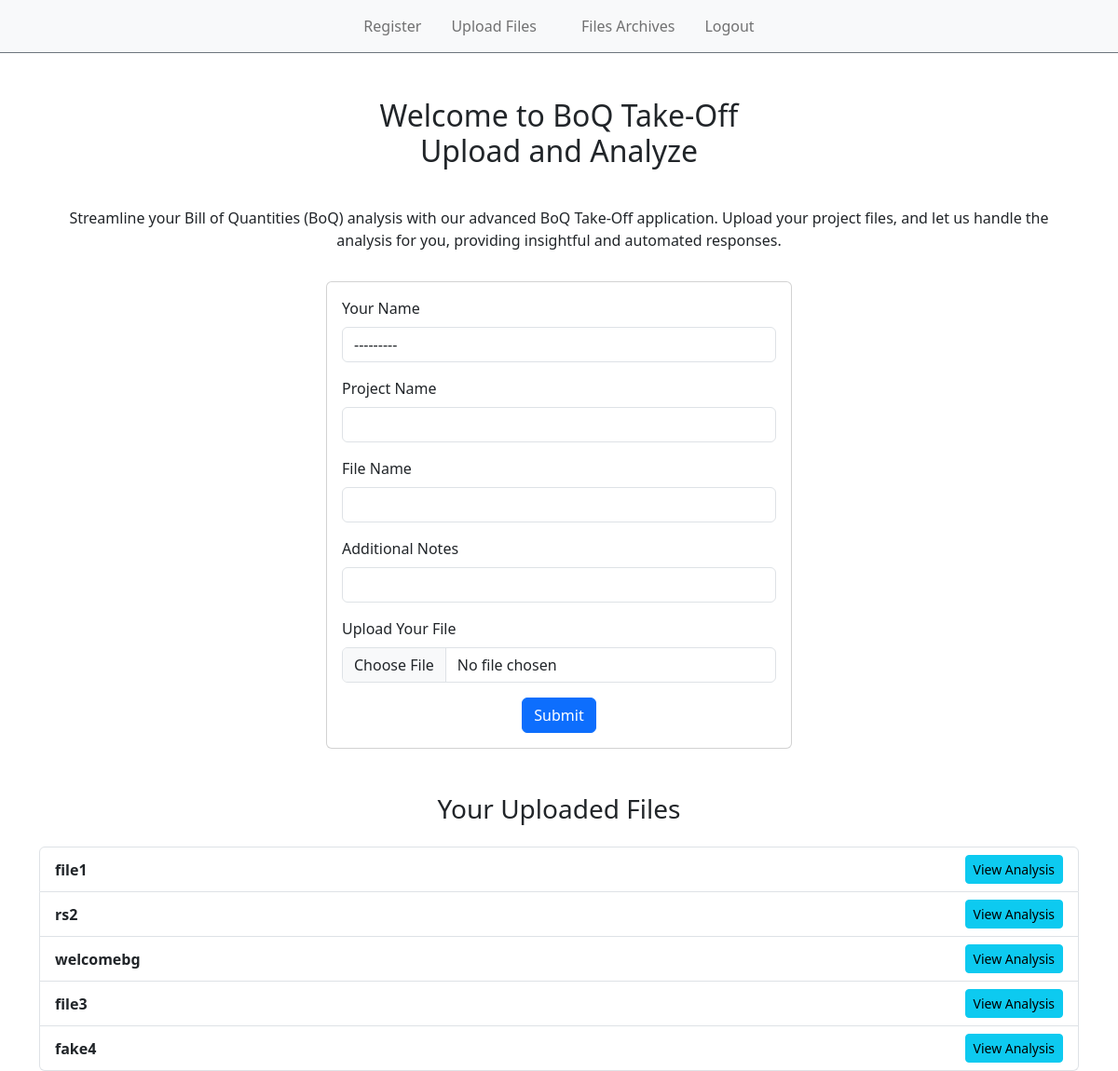
/homepage/ (signed in), run on an earlier commit of the app's database.
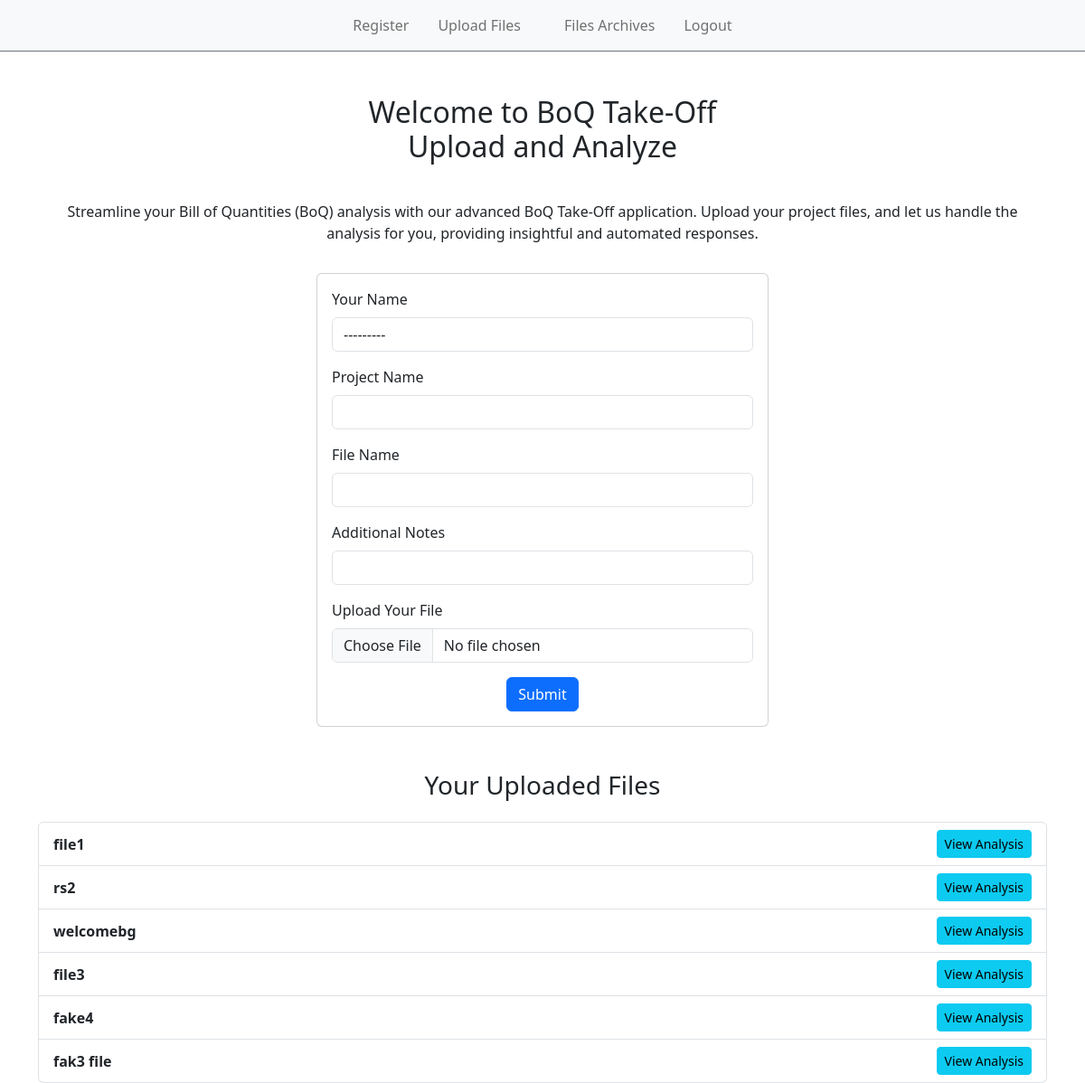
And on a later commit of the database.
### myapp/models.py (models this page shows, shortened)
class FileAnalysis(models.Model):
    user = models.ForeignKey(User, on_delete=models.CASCADE)
    projectname = models.CharField(max_length=255)
    filename = models.CharField(max_length=255, unique=True)  # Ensures uniqueness per user
    remark = models.CharField(max_length=255)
    uploadfile = models.FileField(upload_to='uploads/')

### myapp/views.py (the view)
# urls.py: path('', views.public_home, name='home'),
@login_required
def home(request):
    form = FileAnalysisForm()
    if request.method == 'POST':
        form = FileAnalysisForm(request.POST, request.FILES)
        if form.is_valid():
            form.instance.user = request.user  # Set the user field to the logged-in user
            form.save()
            messages.success(request, "File analysis data saved successfully.")
            return redirect('analysis')  # Redirect to your analysis page or wherever you want
        else:
            print(form.errors)
    else:
        form = FileAnalysisForm()
    analyses = FileAnalysis.objects.filter(user=request.user)
    return render(request, 'homepage.html', {'form': form, 'analyses': analyses})

### myapp/forms.py (shortened to what this page needs)
class FileAnalysisForm(forms.ModelForm):
    class Meta:
        model = FileAnalysis
        fields = ['user', 'projectname', 'filename', 'remark', 'uploadfile']
    def __init__(self, *args, **kwargs):
        super(FileAnalysisForm, self).__init__(*args, **kwargs)
        for field_name, field in self.fields.items():
            field.widget.attrs['class'] = 'form-control'

### templates/homepage.html (shortened to what this page needs)
{% extends "base.html" %}
{% block content %}
  <div class="container mt-5 bg-grey">
    <h2 class="text-center mb-4">Welcome to BoQ Take-Off <br> Upload and Analyze</h2>
    <p class="text-center p-3">
      Streamline your Bill of Quantities (BoQ) analysis with our advanced BoQ Take-Off application.
      Upload your project files, and let us handle the analysis for you, providing insightful and automated responses.
    </p>
    <div class="card mx-auto" style="max-width: 500px;">
      <div class="card-body">
        <form method="post" enctype="multipart/form-data">
          <div class="mb-3">
            <label for="{{ form.user.id_for_label }}" class="form-label">Your Name</label>
            {{ form.user }}
          </div>
          <div class="mb-3">
            <label for="{{ form.projectname.id_for_label }}" class="form-label">Project Name</label>
            {{ form.projectname }}
          </div>
          <div class="mb-3">
            <label for="{{ form.filename.id_for_label }}" class="form-label">File Name</label>
            {{ form.filename }}
          </div>
          <div class="mb-3">
            <label for="{{ form.remark.id_for_label }}" class="form-label">Additional Notes</label>
            {{ form.remark }}
          </div>
          <div class="mb-3">
            <label for="{{ form.uploadfile.id_for_label }}" class="form-label">Upload Your File</label>
            {{ form.uploadfile }}
          </div>
          <div class="text-center">
            <button type="submit" class="btn btn-primary">Submit</button>
          </div>
        </form>
      </div>
    </div>
    <div class="mt-5">
      <h3 class="text-center mb-4">Your Uploaded Files</h3>
      <ul class="list-group">
        {% for analysis in analyses %}
          <li class="list-group-item d-flex justify-content-between align-items-center">
            <strong>{{ analysis.filename }}</strong>
            <a href="{% url 'file_analysis_detail' analysis.id %}" class="btn btn-sm btn-info">View Analysis</a>
          </li>
        {% endfor %}
      </ul>
    </div>
  </div>
{% endblock %}

What changed in the data, as far as the page shows it:
added FileAnalysis: filename "fak3 file"
